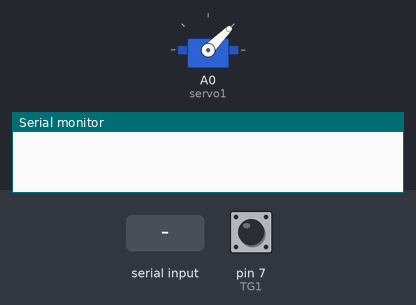
This sketch was run on a simulated Arduino Uno, built with avr-gcc and run on an emulated ATmega328P. Parts: servo, the last lines printed to the serial monitor. The inputs (shaded band) are chosen by the test bench; at power-on: pin 7 (TG1) HIGH. The modem accepts every AT command (registered, SIM ready, sends succeed) and sends nothing else.

Above: at 1.3 s.
1.4 s: "90,45\n" received over the second serial link
4.0 s: "1\n" received over the second serial link
6.0 s: "T90\n" received over the second serial link
At 24.1 s:
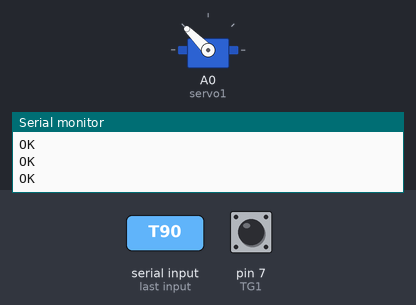
Timing chart, 0 to 25.1 s (numbered marks = the images above; inputs shaded):
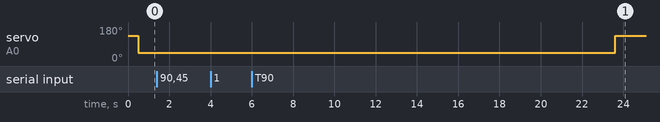

The sketch:

issue0927.ino
```cpp
/*****************************
* 2017.09.27 완제품 제작
* 목표 : 서보모터 각도 고정 해결
     ******* 코멘트 *******
비효율적인것같지만 12일자 코드를 복붙해서 수정. 나중에 프로젝트 만들면 좀 방식을 정리해야겠다.
detach 함수를 쓰면 될 것 같음.
******************************/

#include <Servo.h>
#include <SoftwareSerial.h>

#define TG1 7
#define LED1 8  // Booting 표시 LED
#define DEBUG true

Servo servo1;
SoftwareSerial esp(2,3); // RX, TX 핀 설정 (주의. Rx --- Tx로 연결)

int switchState; // 아두이노에 연결된 toggle switch의 상태
int preswitchState = LOW;
int msgState = LOW; // client에서 온 msg에 따른 toggle 상태
int recentToggle = 0; // 0 : Not Toggled, 1 : toggle switch, 2 : msg
int connectionId; // 연결된 커넥션 id

void setup()
{
  Serial.begin(9600); // 시리얼 통신. 디버그용
  esp.begin(9600); // ESP 모듈 사용설정. baud rate 9600

  servo1.attach(A0);
  pinMode(TG1, INPUT_PULLUP);
  pinMode(LED1, INPUT);

  servo1.write(135);
  delay(500);
  servo1.write(45);

  // ESP 모듈 setup
  digitalWrite(LED1, HIGH);
  sendData("AT+RST\r\n",2000,DEBUG); // reset
  sendData("AT+CWMODE=1\r\n",2000,DEBUG); // set STA mode
  sendData("AT+CWLAP\r\n",3000,DEBUG); // AP list. UNNECESARY
  sendData("AT+CWJAP=\"아멘\",\"10084150\"\r\n",10000,DEBUG); // join AP
  sendData("AT+CIFSR\r\n",2000,DEBUG); // get IP
  sendData("AT+CIPMUX=1\r\n",2000,DEBUG); // Multiple connections mode
  sendData("AT+CIPSERVER=1,333\r\n",2000,DEBUG); // Set the module as server. port#333
  digitalWrite(LED1, LOW);

  servo1.detach();
}

void loop()
{
  String msgBuf = "";
  switchState = digitalRead(TG1);
  if (switchState != preswitchState)
  {
    preswitchState = switchState;
    recentToggle = 1;
    msgState = switchState;
  }

  if (esp.available()) // 모듈이 메세지를 전송중인지 확인
  {
    if (esp.find("+IPD,")) // +IPD : received data. find() : str을 찾아서 커서이동. bool값 반환.
                           // +IPD Response format : id, len : data
    {
      delay(1000);
      connectionId = esp.read()-48; // read()함수는 ASCII 코드값을 반환(char형이니까!)하기 때문에 48만큼 뺌.
                                    // 현재 연결된 커넥션.(최대 4개, 0~3)
      esp.find("msg:"); // 메세지를 읽기 위해 msg:로 커서 이동.
      char command = esp.read();
      if (command == 'T')
      {
        if (msgState == LOW)
          msgState = HIGH;
        else
          msgState = LOW;
        recentToggle = 2;
        msgBuf = "OK";
        sendMsg(connectionId, msgBuf);
      }
      else if (command == 'S')
      {
        msgBuf += msgState;
        sendMsg(connectionId, msgBuf);
      }
    }
  }

  if (recentToggle == 1)      // 최근에 쓰인 toggle 수단이 스위치일 때
  {
    servoToggle(switchState);
  }
  else if (recentToggle == 2) // 최근에 쓰인 toggle 수단이 무선 통신일 때
  {
    servoToggle(msgState);
  }
  else
  {
    // Nothing happens
  }
}

/*
 * Function : sendData
 * Ref : http://deneb21.tistory.com/274
 * Desc : send data to ESP8266
 * Params : command - the data/command to send
 *          timeout - the time to wait for response
 *          debug - print to Serial window
 * Return : The response from the ESP8266 (if there is)
 */
String sendData(String command, const int timeout, boolean debug)
{
  String response = "";
  esp.print(command); // ESP8266에 문자 전송
  long int curTime = millis();

  while ((curTime+timeout) > millis())
  {
    while (esp.available())
    {
      char c = esp.read();
      response += c;
    }
  }

  if(debug)
    Serial.print(response);

  return response;
}

/*
 * Function : sendMsg
 * Desc : simplicate sending "AT+CIPSEND=[id], [length];[msg]" command to ESP8266
 * Params : connectionId - ID of transmit connection
 *          strMsg - msg to send
 * Return : The response from the ESP8266 (if it works, "OK")
 */
String sendMsg(int conId, String strMsg)
{
  int iLength;
  String strMsgBuf;
  String strCmd;

  strMsgBuf = strMsg + "\r\n";
  iLength = strMsgBuf.length();

  strCmd = "AT+CIPSEND=";
  strCmd += conId;
  strCmd += ",";
  strCmd += iLength;
  strCmd += "\r\n";

  sendData(strCmd,500,DEBUG);

  return sendData(strMsgBuf,1000,DEBUG);
}

/*
 * Function : servoToggle
 * Desc : change servo motor's state
 * Params : toggle - switch? msg?
 * Return : motor's state(HIGH or LOW)
 */
int servoToggle(int toggle)
{
  servo1.attach(A0);
  if (toggle == LOW)
  {
    servo1.write(45);
    return LOW;
  }
  else
  {
    servo1.write(135);
    return HIGH;
  }
  servo1.detach();
}
```
